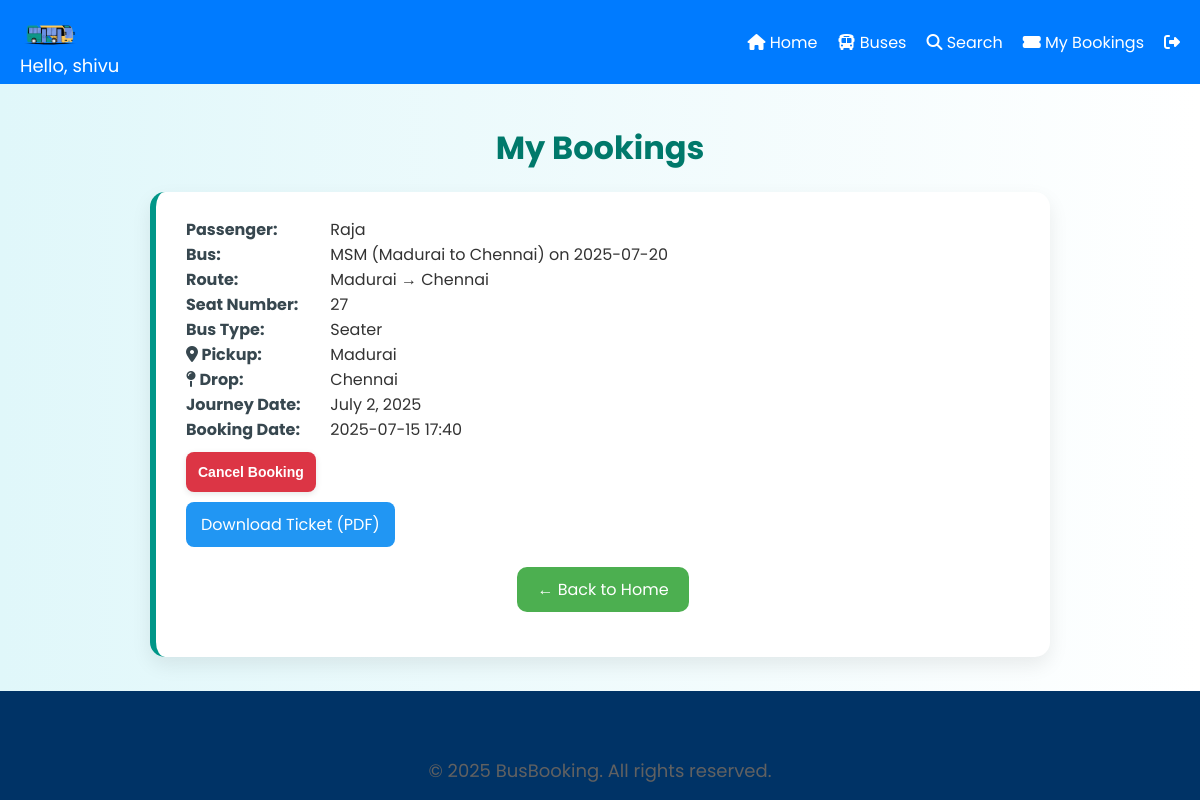
The page /bookings/ (signed in) on the database its author committed.
### bookingapp/models.py (models this page shows, shortened)
class Booking(models.Model):
    user = models.ForeignKey(User, on_delete=models.CASCADE)
    bus = models.ForeignKey('Bus', on_delete=models.CASCADE)
    passenger_name = models.CharField(max_length=100)
    pickup = models.CharField(max_length=100, default='Unknown')
    drop = models.CharField(max_length=100, default='Unknown')
    seat_number = models.CharField(max_length=10)
    bus_type = models.CharField(max_length=20, choices=[('Seater', 'Seater'), ('Sleeper', 'Sleeper')], default='Seater')
    booking_date = models.DateTimeField(auto_now_add=True)
    date = models.DateField(default=timezone.now)

class Bus(models.Model):
    BUS_TYPE_CHOICES = [
        ('AC', 'AC'),
        ('Non-AC', 'Non-AC'),
    ]
    CLASS_TYPE_CHOICES = [
        ('Sleeper', 'Sleeper'),
        ('Seater', 'Seater'),
    ]
    bus_name = models.CharField(max_length=100)
    source = models.CharField(max_length=100)
    destination = models.CharField(max_length=100)
    departure_time = models.TimeField()
    arrival_time = models.TimeField()
    date = models.DateField()
    available_seats = models.IntegerField()
    price = models.DecimalField(max_digits=8, decimal_places=2)
    bus_type = models.CharField(max_length=10, choices=BUS_TYPE_CHOICES, default='AC')
    bus_class = models.CharField(max_length=10, choices=CLASS_TYPE_CHOICES, default='Seater')
    pickup_point = models.CharField(max_length=100, default='Main Bus Stop')
    drop_point = models.CharField(max_length=100, default='Main Bus Stop')
    def __str__(self):
        return f"{self.bus_name} ({self.source} to {self.destination}) on {self.date}"

### bookingapp/views.py (the view)
# urls.py: path('bookings/', views.view_bookings, name='view_bookings'),
@login_required
def view_bookings(request):
    bookings = Booking.objects.filter(user=request.user).select_related('bus').order_by('-booking_date')
    return render(request, 'bookings.html', {'bookings': bookings})

### bookingapp/templates/bookings.html (shortened to what this page needs)
{% extends "base.html" %}
{% block content %}
<div id="view_tickets">
<link rel="stylesheet" href="https://cdnjs.cloudflare.com/ajax/libs/font-awesome/6.4.0/css/all.min.css">
<h2>My Bookings</h2>
{% if bookings %}
    <ul>
        {% for booking in bookings %}
            <li style="margin-bottom: 15px;">
                <strong>Passenger:</strong> {{ booking.passenger_name }}<br>
                <strong>Bus:</strong> {{ booking.bus }}<br>
                <strong>Route:</strong> {{ booking.bus.source }} → {{ booking.bus.destination }}<br>
                <strong>Seat Number:</strong> {{ booking.seat_number }}<br>
                <strong>Bus Type:</strong> {{ booking.bus_type }}<br>
                <strong><i class="fas fa-map-marker-alt"></i> Pickup:</strong> {{ booking.pickup }}<br>
                <strong><i class="fas fa-map-pin"></i> Drop:</strong> {{ booking.drop }}<br>
                <strong>Journey Date:</strong> {{ booking.date }}<br>
                <strong>Booking Date:</strong> {{ booking.booking_date|date:"Y-m-d H:i" }}<br>
                <form action="{% url 'cancel_booking' booking.id %}" method="post" class="cancel-form" onsubmit="return confirm('Are you sure you want to cancel this booking?');">
                    <button type="submit" class="btn btn-danger">Cancel Booking</button>
                </form>
                <a href="{% url 'download_ticket' booking.id %}" class="pdf-btn">Download Ticket (PDF)</a>
                <a href="{% url 'home' %}" class="home-btn">← Back to Home</a>
            </li>
        {% endfor %}
    </ul>
{% else %}
    <p>You have no bookings.</p>
{% endif %}
</div>
{% endblock %}

### bookingapp/templates/base.html (shortened to what this page needs)
{% load static %}
<!DOCTYPE html>
<html>
<head>
    <link rel="stylesheet" href="{% static 'css/home.css' %}">
    <link rel="stylesheet" href="https://cdnjs.cloudflare.com/ajax/libs/font-awesome/6.5.0/css/all.min.css" />
</head>
<body>
    <header style="background-color: #007bff; padding: 5px 20px;">
    <div style="display: flex; justify-content: space-between; align-items: center;">
        <div>
            <img src="{% static 'images/Bus.png' %}" alt="BusBooking" style="height: 60px;Width: 60px;padding: 0px"> <p id="username" style="color: white; margin-top: -20px;">Hello, {{ user.username }}</p>
        </div>
        <nav style="display: flex; gap: 20px;">
            <a href="/" style="color: white; text-decoration: none;">
                <i class="fas fa-home"></i> Home
            </a>
            <a href="/buses/" style="color: white; text-decoration: none;">
                <i class="fas fa-bus"></i> Buses
            </a>
            <a href="/search/" style="color: white; text-decoration: none;">
                <i class="fas fa-search"></i> Search
            </a>
            <a href="/bookings/" style="color: white; text-decoration: none;">
                <i class="fas fa-ticket-alt"></i> My Bookings
            </a>
            <a href="/logout/" style="color: white; text-decoration: none;">
                <i class="fas fa-sign-out-alt"></i>
            </a>
        </nav>
    </div>
</header>
    {% block content %}
    {% endblock  %}
    <footer class="footer">
        <p>&copy; 2025 BusBooking. All rights reserved.</p>
    </footer>
</body>
</html>

### bookingapp/static/css/home.css (style rules this page uses)
* { margin: 0; padding: 0; box-sizing: border-box; }
body { font-family: 'Poppins', sans-serif; background: linear-gradient(120deg, #f0f8ff, #dbefff); color: #333; min-height: 100vh; display: flex; flex-direction: column; }
.footer { background-color: #003366; color: white; text-align: center; padding: 1rem 0; font-size: 0.9rem; margin-top: auto; }

### bookingapp/templates/bookings.html (style rules this page uses)
body { font-family: 'Poppins', sans-serif; background: linear-gradient(to right, #e0f7fa, #ffffff); margin: 0; padding: 0; }
h2 { text-align: center; font-size: 32px; color: #00796b; margin-top: 40px; margin-bottom: 20px; }
ul { list-style: none; padding: 0; max-width: 900px; margin: 0 auto; }
li { background-color: #ffffff; border-radius: 15px; padding: 25px 30px; margin-bottom: 25px; box-shadow: 0 8px 20px rgba(0, 0, 0, 0.08); transition: transform 0.3s ease, box-shadow 0.3s ease; border-left: 6px solid #009688; }
li strong { color: #37474f; display: inline-block; width: 140px; }
p { text-align: center; color: #616161; font-size: 18px; margin-top: 50px; }
.home-btn { display: block; margin: 20px auto; width: fit-content; background-color: #4caf50; color: white; padding: 10px 20px; border-radius: 10px; text-decoration: none; }
.pdf-btn { background-color: #2196f3; color: white; border: none; padding: 10px 15px; border-radius: 8px; text-decoration: none; margin-top: 10px; display: inline-block; }
.cancel-form { margin-top: 10px; }
.cancel-form button { background-color: #dc3545; color: white; padding: 12px; border: none; border-radius: 8px; font-size: 14px; font-weight: 600; cursor: pointer; transition: background-color 0.3s ease; box-shadow: 0 2px 6px rgba(0, 0, 0, 0.1); }

### rows shown on the page
Booking: passenger_name "Raja", bus "MSM (Madurai to Chennai) on 2025-07-20", bus.source "Madurai", bus.destination "Chennai", seat_number "27", bus_type "Seater", pickup "Madurai", drop "Chennai", date "July 2, 2025", booking_date "2025-07-15 17:40"

### other values the page prints
{{ user.username }} "shivu"
